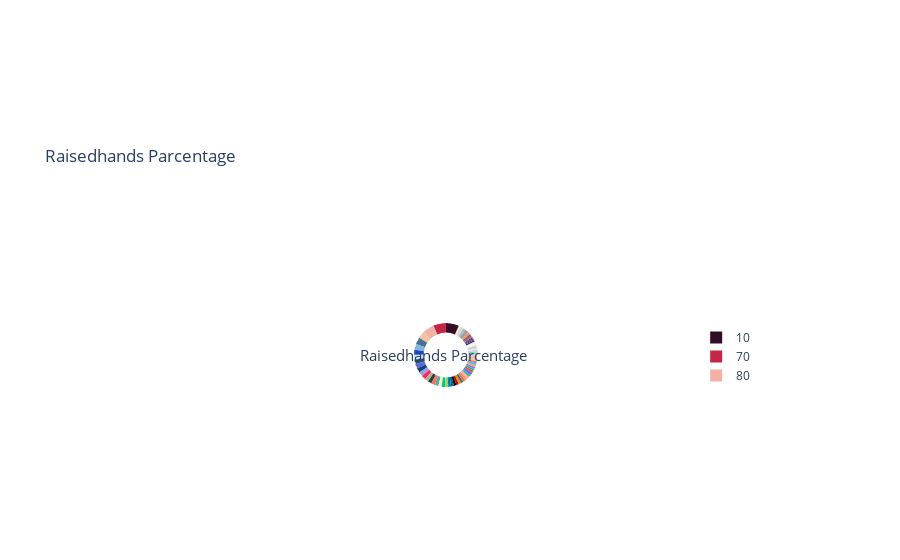

The notebook cell saved with this chart:
### Code cell
#print('Parcentage',df.raisedhands.value_counts(normalize=True))
#df.raisedhands.value_counts(normalize=True).plot(kind='bar')
color_brewer = ['#41B5A3','#FFAF87','#FF8E72','#ED6A5E','#377771','#E89005','#C6000D','#000000','#05668D','#028090','#9FD35C',
                '#02C39A','#F0F3BD','#41B5A3','#FF6F59','#254441','#B2B09B','#EF3054','#9D9CE8','#0F4777','#5F67DD','#235077','#CCE4F9','#1748D1',
                '#8BB3D6','#467196','#F2C4A2','#F2B1A4','#C42746','#330C25']
fig = {
  "data": [
    {
      "values": data["raisedhands"].value_counts().values,
      "labels": data["raisedhands"].value_counts().index,
      "domain": {"x": [0, .95]},
      "name": "Raisedhands Parcentage",
      "hoverinfo":"label+percent+name",
      "hole": .7,
      "type": "pie",
      "marker": {"colors": [i for i in reversed(color_brewer)]},
      "textfont": {"color": "#FFFFFF"}
    }],
  "layout": {
        "title":"Raisedhands Parcentage",
        "annotations": [
            {
                "font": {
                    "size": 15
                },
                "showarrow": False,
                "text": "Raisedhands Parcentage",
                "x": 0.47,
                "y": 0.5
            }
        ]
    }
}
iplot(fig, filename='donut')

### Figure 1 — Plotly figure (JSON) as saved in the notebook; plotly's stock layout.template omitted (floating-point values rounded to 4 significant figures)
{"data": [{"domain": {"x": [0, 0.95]}, "hole": 0.7, "hoverinfo": "label+percent+name", "labels": [10, 70, 80, 72, 50, 15, 60, 12, 20, 90, 19, 25, 5, 85, 35, 0, 30, 75, 87, 2, 7, 55, 100, 11, 22, 78, 79, 27, 32, 69, 40, 62, 17, 81, 95, 8, 39, 89, 65, 45, 92, 29, 13, 77, 42, 82, 88, 98, 21, 51, 23, 14, 24, 9, 74, 4, 71, 49, 18, 59, 3, 84, 1, 96, 53, 16, 99, 76, 86, 36, 33, 28, 57, 41, 73, 6, 66, 61, 83, 52, 67, 97], "marker": {"colors": ["#330C25", "#C42746", "#F2B1A4", "#F2C4A2", "#467196", "#8BB3D6", "#1748D1", "#CCE4F9", "#235077", "#5F67DD", "#0F4777", "#9D9CE8", "#EF3054", "#B2B09B", "#254441", "#FF6F59", "#41B5A3", "#F0F3BD", "#02C39A", "#9FD35C", "#028090", "#05668D", "#000000", "#C6000D", "#E89005", "#377771", "#ED6A5E", "#FF8E72", "#FFAF87", "#41B5A3"]}, "name": "Raisedhands Parcentage", "textfont": {"color": "#FFFFFF"}, "values": [31, 31, 28, 17, 17, 14, 12, 12, 11, 11, 11, 11, 10, 9, 9, 9, 9, 8, 8, 8, 7, 7, 6, 6, 6, 6, 6, 6, 6, 6, 6, 6, 5, 5, 5, 5, 5, 5, 4, 4, 4, 4, 4, 4, 4, 4, 3, 3, 3, 3, 3, 3, 3, 3, 3, 3, 3, 3, 2, 2, 2, 2, 2, 2, 2, 2, 1, 1, 1, 1, 1, 1, 1, 1, 1, 1, 1, 1, 1, 1, 1, 1], "type": "pie"}], "layout": {"annotations": [{"font": {"size": 15}, "showarrow": false, "text": "Raisedhands Parcentage", "x": 0.47, "y": 0.5}], "title": {"text": "Raisedhands Parcentage"}, "autosize": true, "hiddenlabels": ["67"]}}
